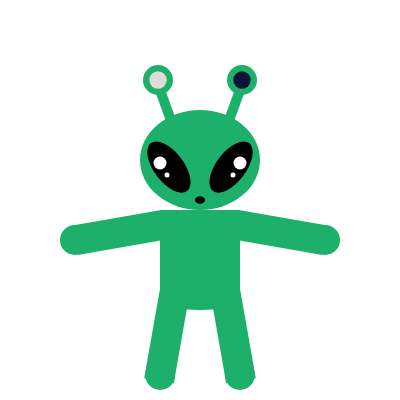
Frame 1 (no input)
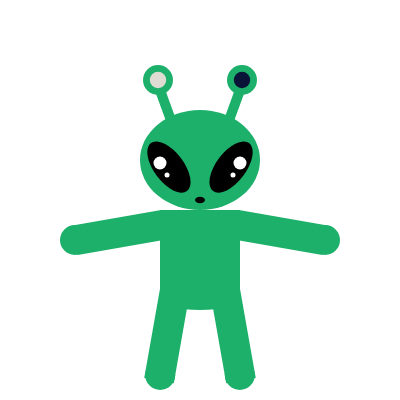
Frame 60 (no input)
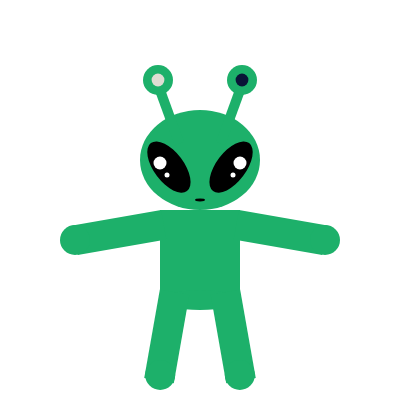
Frame 120 (the mouse pressed at the canvas centre since frame 60)

The p5.js sketch that drew these frames (run headless with seeded random() and noise() and a simulated clock; from frame 60 on, the mouse is pressed at the canvas centre):

// p5.js sketch
// ── sketch.js
let vibrate;

function setup() {
  createCanvas(400, 400);
  // Makes it so that the design rotating is based of the middle.
  rectMode(CENTER)
  // When rotating shapes, it follows degrees.
  angleMode(DEGREES)
  // Slows the down the framerate to make the random changes less frequent.
  frameRate(20)
}

function draw() {
  background(255);
  translate(200, 200)
  
  vibrate = random(1, 10)
  
  // Head
  noStroke();
  fill(29, 176, 106)
  ellipse(0, -40, 120, 100)
  
  // Eyes
  // Push and pop are used so that rotate doesn't affect any other element.
  push();
  noStroke();
  rotate(-37)
  fill(0, 0, 0)
  ellipse(-5, -45, 30, 60)
  pop();
  
  push();
  noStroke();
  rotate(37)
  fill(0, 0, 0)
  ellipse(5, -45, 30, 60)
  pop();
  
  fill(255, 255, 255)
  circle(33, -25, 5)
  
  fill(255, 255, 255)
  circle(40, -37, 13)
  
  fill(255, 255, 255)
  circle(-33, -25, 5)
  
  fill(255, 255, 255)
  circle(-40, -37, 13)
  
  fill(0, 0, 0)
  ellipse(0, 0, 10, 0+vibrate)
  
  // Antennae
  push();
  rotate(-20)
  fill(29, 176, 106)
  rect(0, -90, 10, 60)
  pop();
  
  fill(29, 176, 106)
  circle(-42, -120, 30)
  
  fill(223, 221, 211)
  circle(-42, -120, 10+vibrate)
  
  push();
  rotate(20)
  fill(29, 176, 106)
  rect(0, -90, 10, 60)
  pop();
  
  fill(29, 176, 106)
  circle(42, -120, 30)
  
  fill(9, 20, 55)
  circle(42, -120, 10+vibrate)
  
  // Body
  fill(29, 176, 106)
  rect(0, 55, 80, 90)
  
  fill(29, 176, 106)
  ellipse(0, 100, 80, 20)
  
  // Limbs
  push();
  fill(29, 176, 106)
  rotate(10)
  rect(-9, 140, 30, 90)
  pop();
  
  fill(29, 176, 106)
  circle(-39.8, 175, 30)
  
  push();
  fill(29, 176, 106)
  rotate(-10)
  rect(9, 140, 30, 90)
  pop();
  
  fill(29, 176, 106)
  circle(39.8, 175, 30)
  
  push();
  rotate(-100)
  fill(29, 176, 106)
  rect(-18, -85, 30, 90)
  pop();
  
  push();
  rotate(100)
  fill(29, 176, 106)
  rect(18, -85, 30, 90)
  pop();
  
  fill(29, 176, 106)
  circle(-125, 40, 30)
  
  fill(29, 176, 106)
  circle(125, 40, 30)
}
